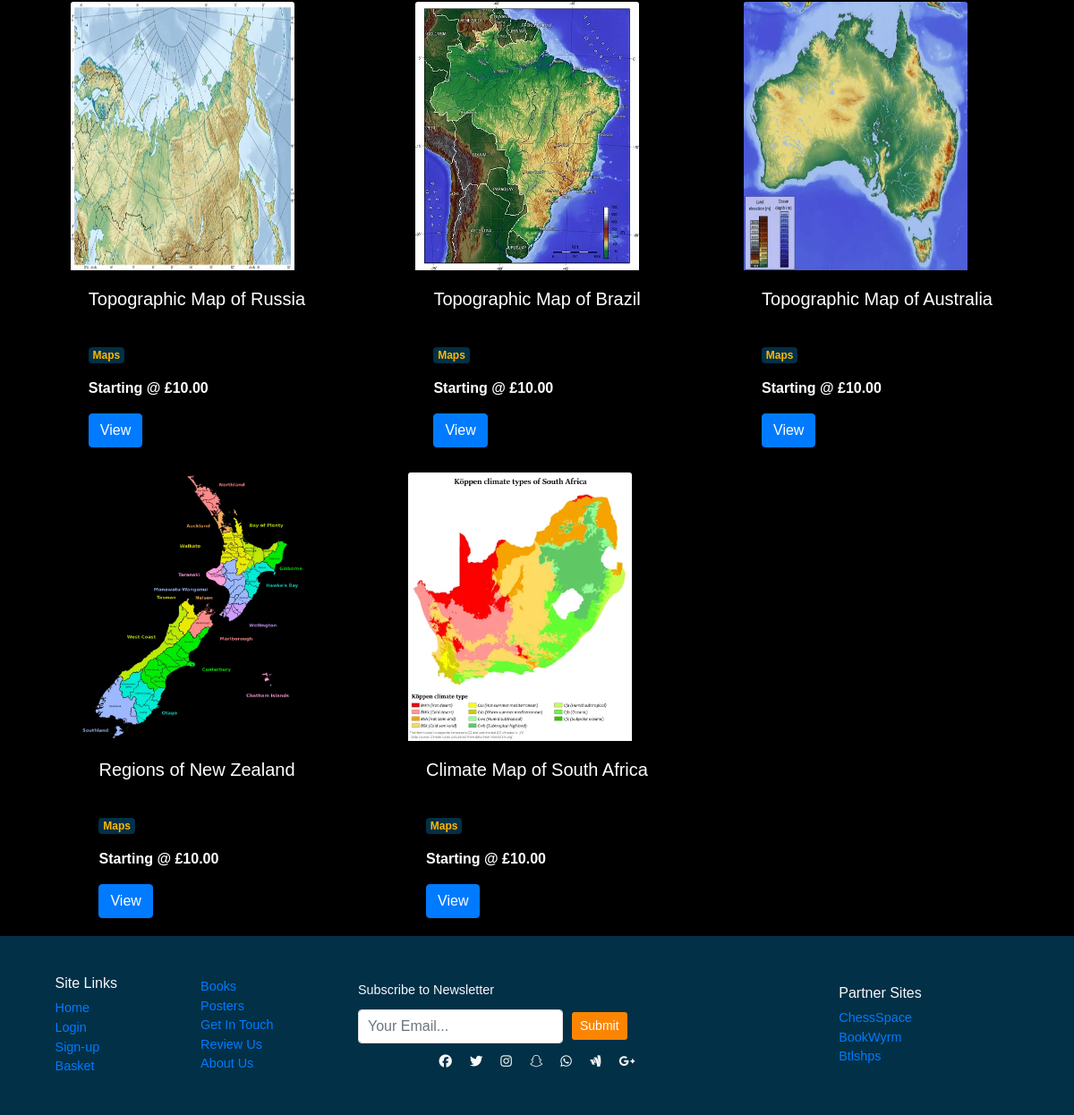
Before: /products/posters/ (lower part) with the older database file.
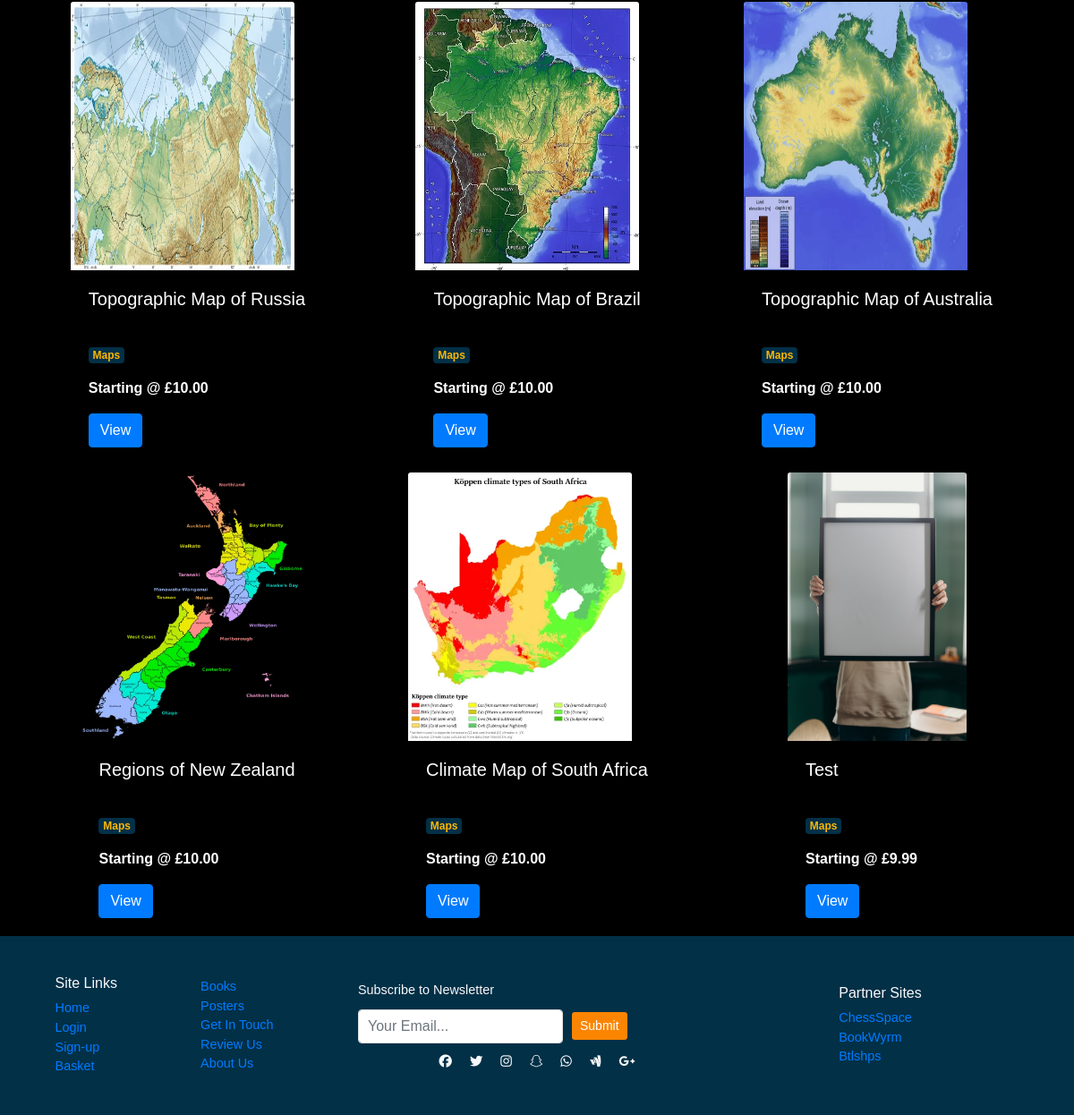
After: the same page with the newer database file.
### products/models.py (models this page shows, shortened)
class Posters(models.Model):
    class Meta:
        verbose_name_plural = 'Posters'
    name = models.CharField(max_length=254)
    code = models.CharField(max_length=19, null=True, blank=True)
    category = models.ForeignKey(Category, on_delete=models.CASCADE)
    genre = models.ForeignKey(Genre, on_delete=models.CASCADE)
    description = models.TextField()
    price = models.DecimalField(max_digits=6, decimal_places=2)
    image_url = models.URLField(max_length=1024, null=True, blank=True)
    image = models.ImageField(null=True, blank=True)
    user_poster_wishlist = models.ManyToManyField(User, related_name="user_poster_wishlist", blank=True)

class Genre(models.Model):
    name = models.CharField(max_length=64)
    class Meta:
        verbose_name_plural = 'Genre'
    def __str__(self):
        return self.name

### products/views.py (the view)
# urls.py: path('posters/', views.posters, name='posters'),
def posters(request):
    posters = Posters.objects.all()
    genres = None
    all_genres = Genre.objects.filter(pk__gte=6)
    if request.GET:
        if 'genre' in request.GET:
            genres = request.GET['genre'].split(',')
            posters = posters.filter(genre__name__in=genres)
            genres = Genre.objects.filter(name__in=genres)
    template = 'products/posters.html'
    context = {
        'posters': posters,
        'genres': genres,
        'all_genres': all_genres,
    }
    return render(request, template, context)

### products/templates/products/posters.html (shortened to what this page needs)
{% extends "base.html" %}
{% load static %}
{% block extra_css %}
    <link rel="stylesheet" href="{% static 'products/css/products.css' %}">
{% endblock %}
{% block content %}
    <div class="container">
        <div class="row product-row">
                {% for poster in posters %}
                <div class="col-lg-4 col-md-6 col-sm-12 d-flex justify-content-center">
                    <div class="card product-card border-0 mt-2">
                        {% if poster.image %}
                            <a href="{% url 'poster_detail' poster.id %}">
                                <img src="{{ poster.image.url }}" class="card-img-top poster-card-image" alt="{{ poster.name }}">
                            </a>
                        {% else %}
                            <a href="{% url 'poster_detail' poster.id %}">
                                <img src="/media/poster-placeholder-image.jpg" class="card-img-top book-card-image" alt="{{ poster.name }}">
                            </a>
                        {% endif %}
                        <div class="card-body">
                            <h5 class="card-title">{{ poster.name }}</h5>
                            <p class="badge badge-info"> {{ poster.genre.name }} </p>
                            <p><strong>Starting @ £{{ poster.price }}</strong></p>
                            <a href="{% url 'poster_detail' poster.id %}" class="btn btn-primary">View</a>
                        </div>
                    </div>
                </div>
                {% endfor %}
            </div>
        </div>
{% endblock %}

Changed rows visible on the page:
added Posters: name "Test", genre.name "Maps", price "9.99"
